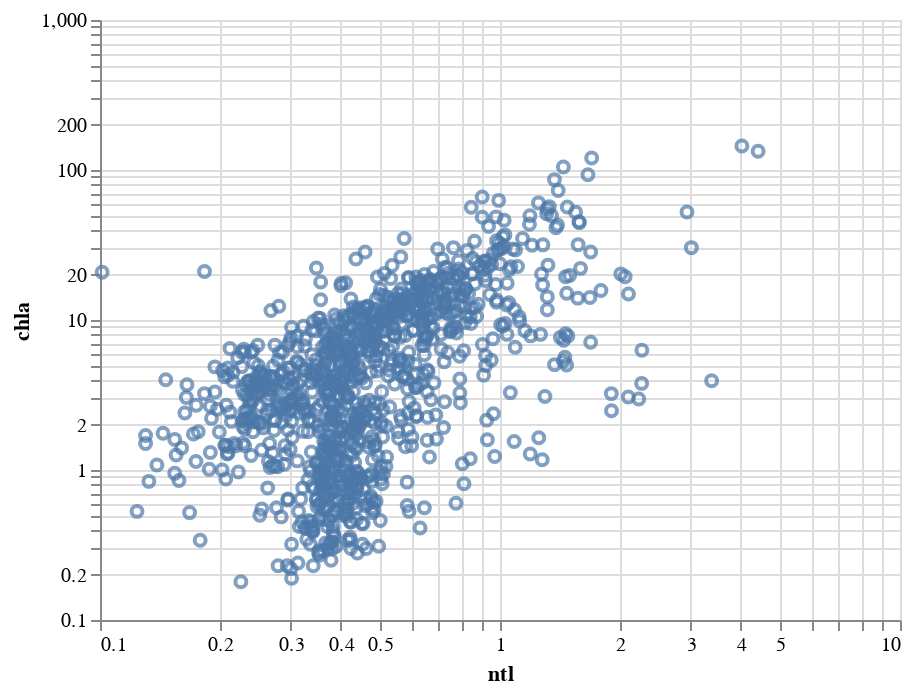

Notebook code for this chart:
### Code cell
# relationship between total nitrogen and chlorophyll
alt.Chart(ncca).transform_filter(
    alt.FieldGTPredicate(field = 'chla', gt = 0)
).transform_filter(
    alt.FieldGTPredicate(field = 'ntl', gt = 0)
).encode(
    x = alt.X('ntl', scale = alt.Scale(type = 'log')),
    y = alt.Y('chla', scale = alt.Scale(type = 'log'))
).mark_point()

### Figure 1 — Vega-Lite specification as saved in the notebook (floating-point values rounded to 4 significant figures; data arrays with more than 128 entries replaced by an {"elided": "..."} marker saying what was removed)
{"config": {"view": {"continuousWidth": 400, "continuousHeight": 300}}, "data": {"name": "data-3e8250eb0b21998987445917afe856a9"}, "mark": "point", "encoding": {"x": {"type": "quantitative", "field": "ntl", "scale": {"type": "log"}}, "y": {"type": "quantitative", "field": "chla", "scale": {"type": "log"}}}, "transform": [{"filter": {"field": "chla", "gt": 0}}, {"filter": {"field": "ntl", "gt": 0}}], "$schema": "https://vega.github.io/schema/vega-lite/v4.8.1.json", "datasets": {"data-3e8250eb0b21998987445917afe856a9": {"elided": "1092 records"}}}
